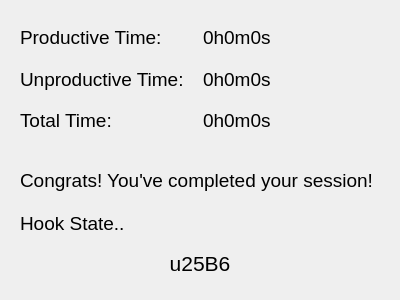
<?xml version="1.0" encoding="UTF-8"?>
<ui version="4.0">
 <class>LiveSession</class>
 <widget class="QWidget" name="LiveSession">
  <property name="geometry">
   <rect>
    <x>0</x>
    <y>0</y>
    <width>400</width>
    <height>300</height>
   </rect>
  </property>
  <property name="windowTitle">
   <string>0</string>
  </property>
  <layout class="QGridLayout" name="gridLayout">
   <item row="0" column="0">
    <widget class="QWidget" name="clockStateWidget" native="true">
     <layout class="QGridLayout" name="gridLayout_2">
      <item row="0" column="0">
       <widget class="QLabel" name="productiveTimeQLabel">
        <property name="font">
         <font>
          <pointsize>14</pointsize>
         </font>
        </property>
        <property name="text">
         <string>Productive Time:</string>
        </property>
       </widget>
      </item>
      <item row="0" column="1">
       <widget class="QLabel" name="productiveTimeValue">
        <property name="font">
         <font>
          <pointsize>14</pointsize>
         </font>
        </property>
        <property name="text">
         <string>0h0m0s</string>
        </property>
       </widget>
      </item>
      <item row="1" column="0">
       <widget class="QLabel" name="unproductiveTimeQLabel">
        <property name="font">
         <font>
          <pointsize>14</pointsize>
         </font>
        </property>
        <property name="text">
         <string>Unproductive Time:</string>
        </property>
       </widget>
      </item>
      <item row="1" column="1">
       <widget class="QLabel" name="unproductiveTimeValue">
        <property name="font">
         <font>
          <pointsize>14</pointsize>
         </font>
        </property>
        <property name="text">
         <string>0h0m0s</string>
        </property>
       </widget>
      </item>
      <item row="2" column="0">
       <widget class="QLabel" name="sessionLengthQLabel">
        <property name="font">
         <font>
          <pointsize>14</pointsize>
         </font>
        </property>
        <property name="text">
         <string>Total Time:</string>
        </property>
       </widget>
      </item>
      <item row="2" column="1">
       <widget class="QLabel" name="totalTimeValue">
        <property name="font">
         <font>
          <pointsize>14</pointsize>
         </font>
        </property>
        <property name="text">
         <string>0h0m0s</string>
        </property>
       </widget>
      </item>
     </layout>
    </widget>
   </item>
   <item row="1" column="0">
    <widget class="QWidget" name="clockDetailsWidget" native="true">
     <layout class="QGridLayout" name="gridLayout_3">
      <item row="0" column="0">
       <widget class="QLabel" name="taskStateMessageLabel">
        <property name="font">
         <font>
          <pointsize>14</pointsize>
         </font>
        </property>
        <property name="text">
         <string>Congrats! You've completed your session!</string>
        </property>
       </widget>
      </item>
      <item row="1" column="0">
       <widget class="QLabel" name="hookStateQLabel">
        <property name="font">
         <font>
          <pointsize>14</pointsize>
         </font>
        </property>
        <property name="text">
         <string>Hook State..</string>
        </property>
       </widget>
      </item>
      <item row="2" column="0">
       <widget class="QPushButton" name="playButton">
        <property name="font">
         <font>
          <family>Ubuntu</family>
          <pointsize>16</pointsize>
         </font>
        </property>
        <property name="toolTip">
         <string>Hi There!</string>
        </property>
        <property name="toolTipDuration">
         <number>2000</number>
        </property>
        <property name="text">
         <string>u25B6</string>
        </property>
        <property name="flat">
         <bool>true</bool>
        </property>
       </widget>
      </item>
     </layout>
    </widget>
   </item>
  </layout>
 </widget>
 <resources/>
 <connections/>
</ui>
